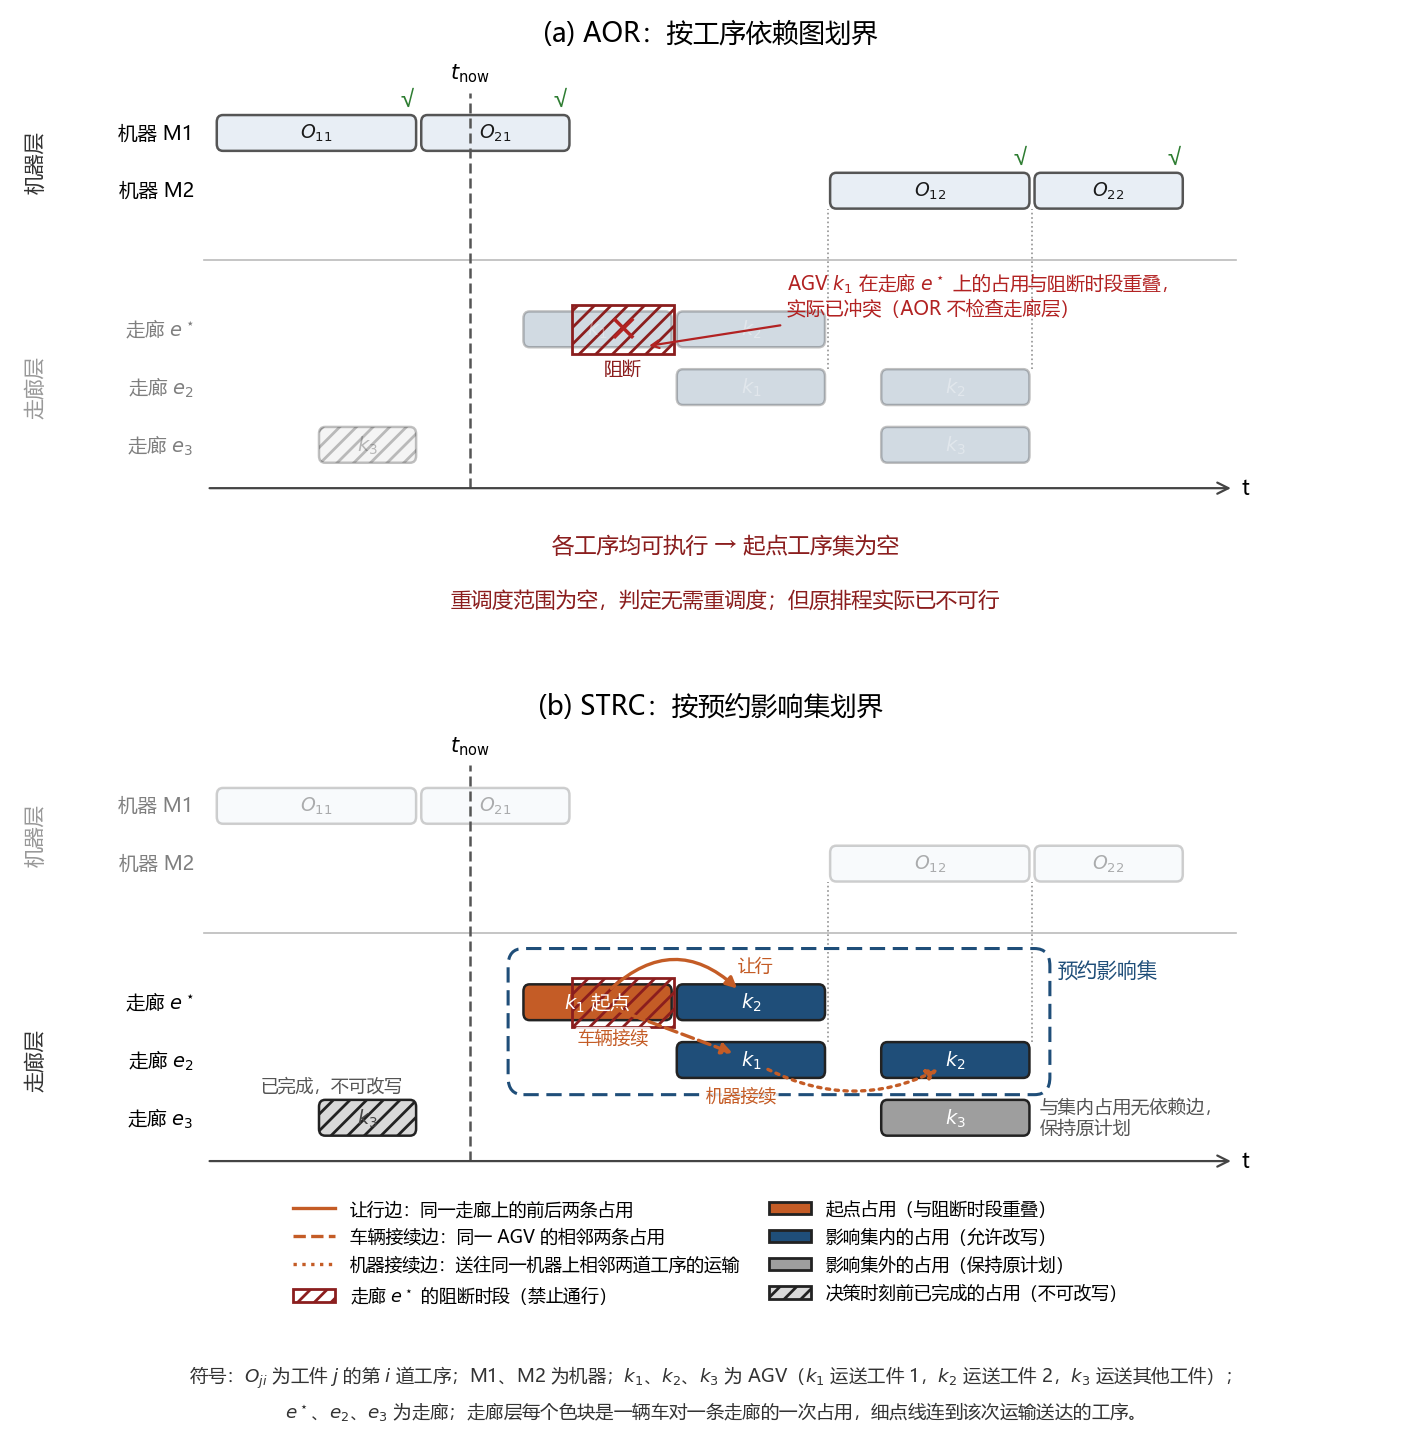

Write Python code to recreate this figure.
# -*- coding: utf-8 -*-
"""动机图中文版：同一排程、同一走廊阻断下，AOR 只看机器层得空范围，STRC 看走廊层得预约影响集。"""
from __future__ import annotations

import os

import matplotlib

matplotlib.use("Agg")
import matplotlib.pyplot as plt  # noqa: E402

from _cjk_mpl import setup_cjk  # noqa: E402
from _motivate_draw import HEIGHT_RATIOS, draw_aor, draw_notes, draw_strc  # noqa: E402

HERE = os.path.dirname(os.path.abspath(__file__))
OUT = os.path.join(HERE, "fig_strc_motivate_CN")

setup_cjk()
plt.rcParams.update({"figure.dpi": 200})

LABELS = {
    "title_aor": "(a) AOR：按工序依赖图划界",
    "title_strc": "(b) STRC：按预约影响集划界",
    "machine_layer": "机器层",
    "corridor_layer": "走廊层",
    "machine": "机器",
    "corridor": "走廊",
    "block": "阻断",
    "check": "√",
    "conflict": "AGV $k_1$ 在走廊 $e^\\star$ 上的占用与阻断时段重叠，\n实际已冲突（AOR 不检查走廊层）",
    "aor_seed": "各工序均可执行 → 起点工序集为空",
    "aor_verdict": "重调度范围为空，判定无需重调度；但原排程实际已不可行",
    "seed": "起点",
    "impact_set": "预约影响集",
    "keep": "与集内占用无依赖边，\n保持原计划",
    "done": "已完成，不可改写",
    "tag_yield": "让行",
    "tag_vehicle": "车辆接续",
    "tag_machine": "机器接续",
    "lg_yield": "让行边：同一走廊上的前后两条占用",
    "lg_vehicle": "车辆接续边：同一 AGV 的相邻两条占用",
    "lg_job_machine": "机器接续边：送往同一机器上相邻两道工序的运输",
    "lg_block": "走廊 $e^\\star$ 的阻断时段（禁止通行）",
    "lg_seed": "起点占用（与阻断时段重叠）",
    "lg_in": "影响集内的占用（允许改写）",
    "lg_out": "影响集外的占用（保持原计划）",
    "lg_done": "决策时刻前已完成的占用（不可改写）",
    "notes": "符号：$O_{ji}$ 为工件 $j$ 的第 $i$ 道工序；M1、M2 为机器；$k_1$、$k_2$、$k_3$ 为 AGV"
             "（$k_1$ 运送工件 1，$k_2$ 运送工件 2，$k_3$ 运送其他工件）；\n"
             "$e^\\star$、$e_2$、$e_3$ 为走廊；走廊层每个色块是一辆车对一条走廊的一次占用，"
             "细点线连到该次运输送达的工序。",
}


def main() -> None:
    fig, axes = plt.subplots(2, 1, figsize=(7.2, 7.2),
                             gridspec_kw={"height_ratios": HEIGHT_RATIOS})
    draw_aor(axes[0], LABELS)
    draw_strc(axes[1], LABELS)
    fig.tight_layout(h_pad=1.0, rect=(0, 0.035, 1, 1))
    draw_notes(fig, LABELS)
    fig.savefig(OUT + ".png", dpi=200, bbox_inches="tight")
    fig.savefig(OUT + ".pdf", bbox_inches="tight")
    print("wrote", OUT)


if __name__ == "__main__":
    main()
